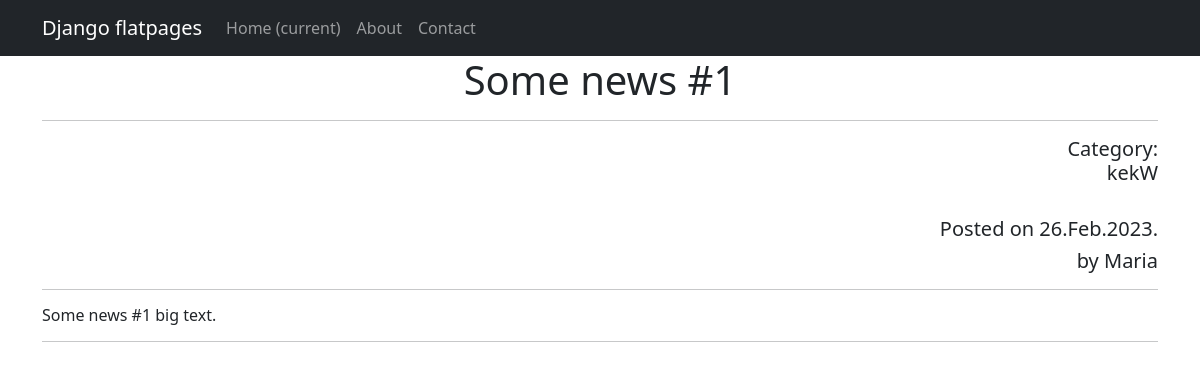
Page /posts/2/ on the committed database.
### news/models.py (models this page shows, shortened)
class Post(models.Model):
    NEWS = 'NWS'
    ARTICLE = 'ART'
    CHOICES = [
        (NEWS, 'Новость'),
        (ARTICLE, 'Статья')
    ]
    author_of_post = models.ForeignKey(Author, on_delete=models.CASCADE)
    post_type = models.CharField(max_length=3, choices=CHOICES, default=ARTICLE)
    date_of_creation = models.DateTimeField(auto_now_add=True)
    post_category = models.ManyToManyField(Category, through='PostCategory')
    title = models.CharField(max_length=255)
    text = models.TextField()
    rating_of_post = models.IntegerField(default=0)
    def __str__(self) -> str:
        return f"{self.title}"

class Category(models.Model):
    name = models.CharField(max_length=255, unique=True)
    def __str__(self) -> str:
        return f"{self.name}"

class Author(models.Model):
    author_user = models.OneToOneField(User, on_delete=models.CASCADE)
    rating_of_author = models.IntegerField(default=0)
    def __str__(self) -> str:
        return f"{self.author_user}"

### news/views.py (the view)
# urls.py: path('posts/<int:pk>/', PostDetail.as_view(), name='post_detail'),
class PostDetail(DetailView):
    model = Post
    template_name = 'post.html'
    context_object_name = 'post'
    def get_context_data(self, **kwargs):
        context = super().get_context_data(**kwargs)
        pprint(context)
        return context

### news/templatetags/custom_filters.py (called while the page is built)
@register.filter
@stringfilter
def censor(text) -> str:
    bad_words = ['редиска', 'идиот', 'тыжпрограммист']
    for bad_word in bad_words:
        for word in text.split():
            if bad_word in word.lower():
                censored_template = str(word[0] + "*" * (len(bad_word) - 1) + word[(len(bad_word)):])
                text = text.replace(word, censored_template)
    return text

### news/templates/news/post.html (shortened to what this page needs)
{% extends 'news/default.html' %}
{% load custom_filters %}
{% block content %}
<h1> {{ post.title|censor }} </h1>
<hr>
<h5 align="right">
    {% if post.post_category.all|length == 0 %}
    No category
    {% elif post.post_category.all|length == 1 %}
    Category:
    <br>
    {{ post.post_category.get }}
    {% endif %}
</h5>
<br>
<h5 align="right"> Posted on {{ post.date_of_creation|date:'d.M.Y.' }}</h5>
<h5 align="right"> by {{ post.author_of_post }}</h5>
<hr>
<h6 align="left"> {{ post.text|censor }} </h6>
<hr>
{% endblock content %}

### rows in the picture
Post: title|censor "Some news #1", post_category.get "kekW", date_of_creation "26.Feb.2023.", author_of_post "Maria", text|censor "Some news #1 big text."
